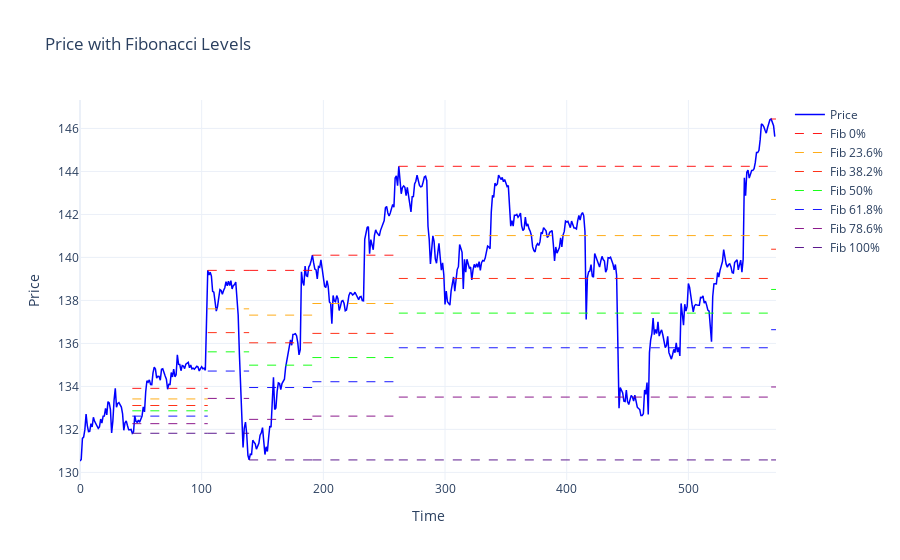

Notebook source saved alongside this figure:
### Code cell
def plot_price_with_fibonacci(data, fib_levels, fib_indices):
    fig = go.Figure()
    
    # Plot price line
    fig.add_trace(
        go.Scatter(
            x=np.arange(len(data)),
            y=data,
            mode='lines',
            name='Price',
            line=dict(color='blue', width=1.5)
        )
    )
    
    # Fibonacci level colors and labels
    fib_colors = ['rgba(255,0,0,0.9)', 'rgba(255,165,0,0.9)', 'rgba(255,29,0,0.9)',
                  'rgba(0,255,0,0.9)', 'rgba(0,0,255,0.9)', 'rgba(128,0,128,0.9)',
                  'rgba(75,0,130,0.9)']
    fib_labels = ['0%', '23.6%', '38.2%', '50%', '61.8%', '78.6%', '100%']
    
    # Add Fibonacci levels
    for i, (levels, start_idx) in enumerate(zip(fib_levels, fib_indices)):
        # Determine end index for this set of levels
        if i < len(fib_indices) - 1:
            end_idx = fib_indices[i + 1]  # End at the start of next fib level
        else:
            end_idx = len(data)  # For the last set, extend to the end of data
            
        for level_idx, level in enumerate(levels):
            fig.add_trace(
                go.Scatter(
                    x=[start_idx, end_idx],
                    y=[level, level],
                    mode='lines',
                    line=dict(
                        color=fib_colors[level_idx],
                        width=1,
                        dash='dash'
                    ),
                    name=f'Fib {fib_labels[level_idx]}',
                    showlegend=True if i == len(fib_indices)-1 else False  # Show legend only for last set
                )
            )
    
    fig.update_layout(
        title='Price with Fibonacci Levels',
        yaxis_title='Price',
        xaxis_title='Time',
        template='plotly_white',
        hovermode='x unified'
    )
    
    return fig

fig = plot_price_with_fibonacci(close_prices, fib_data, fib_indices)
fig.show()

### Figure 1 — Plotly figure (JSON) as saved in the notebook; plotly's stock layout.template omitted (floating-point values rounded to 4 significant figures; data arrays with more than 128 entries replaced by an {"elided": "..."} marker saying what was removed)
{"data": [{"line": {"color": "blue", "width": 1.5}, "mode": "lines", "name": "Price", "type": "scatter", "x": {"elided": "572 int values"}, "y": {"elided": "572 float values"}}, {"line": {"color": "rgba(255,0,0,0.9)", "dash": "dash", "width": 1}, "mode": "lines", "name": "Fib 0%", "showlegend": false, "type": "scatter", "x": [43, 105], "y": [133.9, 133.9]}, {"line": {"color": "rgba(255,165,0,0.9)", "dash": "dash", "width": 1}, "mode": "lines", "name": "Fib 23.6%", "showlegend": false, "type": "scatter", "x": [43, 105], "y": [133.4, 133.4]}, {"line": {"color": "rgba(255,29,0,0.9)", "dash": "dash", "width": 1}, "mode": "lines", "name": "Fib 38.2%", "showlegend": false, "type": "scatter", "x": [43, 105], "y": [133.1, 133.1]}, {"line": {"color": "rgba(0,255,0,0.9)", "dash": "dash", "width": 1}, "mode": "lines", "name": "Fib 50%", "showlegend": false, "type": "scatter", "x": [43, 105], "y": [132.9, 132.9]}, {"line": {"color": "rgba(0,0,255,0.9)", "dash": "dash", "width": 1}, "mode": "lines", "name": "Fib 61.8%", "showlegend": false, "type": "scatter", "x": [43, 105], "y": [132.6, 132.6]}, {"line": {"color": "rgba(128,0,128,0.9)", "dash": "dash", "width": 1}, "mode": "lines", "name": "Fib 78.6%", "showlegend": false, "type": "scatter", "x": [43, 105], "y": [132.3, 132.3]}, {"line": {"color": "rgba(75,0,130,0.9)", "dash": "dash", "width": 1}, "mode": "lines", "name": "Fib 100%", "showlegend": false, "type": "scatter", "x": [43, 105], "y": [131.8, 131.8]}, {"line": {"color": "rgba(255,0,0,0.9)", "dash": "dash", "width": 1}, "mode": "lines", "name": "Fib 0%", "showlegend": false, "type": "scatter", "x": [105, 139], "y": [139.4, 139.4]}, {"line": {"color": "rgba(255,165,0,0.9)", "dash": "dash", "width": 1}, "mode": "lines", "name": "Fib 23.6%", "showlegend": false, "type": "scatter", "x": [105, 139], "y": [137.6, 137.6]}, {"line": {"color": "rgba(255,29,0,0.9)", "dash": "dash", "width": 1}, "mode": "lines", "name": "Fib 38.2%", "showlegend": false, "type": "scatter", "x": [105, 139], "y": [136.5, 136.5]}, {"line": {"color": "rgba(0,255,0,0.9)", "dash": "dash", "width": 1}, "mode": "lines", "name": "Fib 50%", "showlegend": false, "type": "scatter", "x": [105, 139], "y": [135.6, 135.6]}, {"line": {"color": "rgba(0,0,255,0.9)", "dash": "dash", "width": 1}, "mode": "lines", "name": "Fib 61.8%", "showlegend": false, "type": "scatter", "x": [105, 139], "y": [134.7, 134.7]}, {"line": {"color": "rgba(128,0,128,0.9)", "dash": "dash", "width": 1}, "mode": "lines", "name": "Fib 78.6%", "showlegend": false, "type": "scatter", "x": [105, 139], "y": [133.4, 133.4]}, {"line": {"color": "rgba(75,0,130,0.9)", "dash": "dash", "width": 1}, "mode": "lines", "name": "Fib 100%", "showlegend": false, "type": "scatter", "x": [105, 139], "y": [131.8, 131.8]}, {"line": {"color": "rgba(255,0,0,0.9)", "dash": "dash", "width": 1}, "mode": "lines", "name": "Fib 0%", "showlegend": false, "type": "scatter", "x": [139, 191], "y": [139.4, 139.4]}, {"line": {"color": "rgba(255,165,0,0.9)", "dash": "dash", "width": 1}, "mode": "lines", "name": "Fib 23.6%", "showlegend": false, "type": "scatter", "x": [139, 191], "y": [137.3, 137.3]}, {"line": {"color": "rgba(255,29,0,0.9)", "dash": "dash", "width": 1}, "mode": "lines", "name": "Fib 38.2%", "showlegend": false, "type": "scatter", "x": [139, 191], "y": [136.0, 136.0]}, {"line": {"color": "rgba(0,255,0,0.9)", "dash": "dash", "width": 1}, "mode": "lines", "name": "Fib 50%", "showlegend": false, "type": "scatter", "x": [139, 191], "y": [135.0, 135.0]}, {"line": {"color": "rgba(0,0,255,0.9)", "dash": "dash", "width": 1}, "mode": "lines", "name": "Fib 61.8%", "showlegend": false, "type": "scatter", "x": [139, 191], "y": [133.9, 133.9]}, {"line": {"color": "rgba(128,0,128,0.9)", "dash": "dash", "width": 1}, "mode": "lines", "name": "Fib 78.6%", "showlegend": false, "type": "scatter", "x": [139, 191], "y": [132.5, 132.5]}, {"line": {"color": "rgba(75,0,130,0.9)", "dash": "dash", "width": 1}, "mode": "lines", "name": "Fib 100%", "showlegend": false, "type": "scatter", "x": [139, 191], "y": [130.6, 130.6]}, {"line": {"color": "rgba(255,0,0,0.9)", "dash": "dash", "width": 1}, "mode": "lines", "name": "Fib 0%", "showlegend": false, "type": "scatter", "x": [191, 262], "y": [140.1, 140.1]}, {"line": {"color": "rgba(255,165,0,0.9)", "dash": "dash", "width": 1}, "mode": "lines", "name": "Fib 23.6%", "showlegend": false, "type": "scatter", "x": [191, 262], "y": [137.9, 137.9]}, {"line": {"color": "rgba(255,29,0,0.9)", "dash": "dash", "width": 1}, "mode": "lines", "name": "Fib 38.2%", "showlegend": false, "type": "scatter", "x": [191, 262], "y": [136.5, 136.5]}, {"line": {"color": "rgba(0,255,0,0.9)", "dash": "dash", "width": 1}, "mode": "lines", "name": "Fib 50%", "showlegend": false, "type": "scatter", "x": [191, 262], "y": [135.3, 135.3]}, {"line": {"color": "rgba(0,0,255,0.9)", "dash": "dash", "width": 1}, "mode": "lines", "name": "Fib 61.8%", "showlegend": false, "type": "scatter", "x": [191, 262], "y": [134.2, 134.2]}, {"line": {"color": "rgba(128,0,128,0.9)", "dash": "dash", "width": 1}, "mode": "lines", "name": "Fib 78.6%", "showlegend": false, "type": "scatter", "x": [191, 262], "y": [132.6, 132.6]}, {"line": {"color": "rgba(75,0,130,0.9)", "dash": "dash", "width": 1}, "mode": "lines", "name": "Fib 100%", "showlegend": false, "type": "scatter", "x": [191, 262], "y": [130.6, 130.6]}, {"line": {"color": "rgba(255,0,0,0.9)", "dash": "dash", "width": 1}, "mode": "lines", "name": "Fib 0%", "showlegend": false, "type": "scatter", "x": [262, 568], "y": [144.2, 144.2]}, {"line": {"color": "rgba(255,165,0,0.9)", "dash": "dash", "width": 1}, "mode": "lines", "name": "Fib 23.6%", "showlegend": false, "type": "scatter", "x": [262, 568], "y": [141.0, 141.0]}, {"line": {"color": "rgba(255,29,0,0.9)", "dash": "dash", "width": 1}, "mode": "lines", "name": "Fib 38.2%", "showlegend": false, "type": "scatter", "x": [262, 568], "y": [139.0, 139.0]}, {"line": {"color": "rgba(0,255,0,0.9)", "dash": "dash", "width": 1}, "mode": "lines", "name": "Fib 50%", "showlegend": false, "type": "scatter", "x": [262, 568], "y": [137.4, 137.4]}, {"line": {"color": "rgba(0,0,255,0.9)", "dash": "dash", "width": 1}, "mode": "lines", "name": "Fib 61.8%", "showlegend": false, "type": "scatter", "x": [262, 568], "y": [135.8, 135.8]}, {"line": {"color": "rgba(128,0,128,0.9)", "dash": "dash", "width": 1}, "mode": "lines", "name": "Fib 78.6%", "showlegend": false, "type": "scatter", "x": [262, 568], "y": [133.5, 133.5]}, {"line": {"color": "rgba(75,0,130,0.9)", "dash": "dash", "width": 1}, "mode": "lines", "name": "Fib 100%", "showlegend": false, "type": "scatter", "x": [262, 568], "y": [130.6, 130.6]}, {"line": {"color": "rgba(255,0,0,0.9)", "dash": "dash", "width": 1}, "mode": "lines", "name": "Fib 0%", "showlegend": true, "type": "scatter", "x": [568, 572], "y": [146.4, 146.4]}, {"line": {"color": "rgba(255,165,0,0.9)", "dash": "dash", "width": 1}, "mode": "lines", "name": "Fib 23.6%", "showlegend": true, "type": "scatter", "x": [568, 572], "y": [142.7, 142.7]}, {"line": {"color": "rgba(255,29,0,0.9)", "dash": "dash", "width": 1}, "mode": "lines", "name": "Fib 38.2%", "showlegend": true, "type": "scatter", "x": [568, 572], "y": [140.4, 140.4]}, {"line": {"color": "rgba(0,255,0,0.9)", "dash": "dash", "width": 1}, "mode": "lines", "name": "Fib 50%", "showlegend": true, "type": "scatter", "x": [568, 572], "y": [138.5, 138.5]}, {"line": {"color": "rgba(0,0,255,0.9)", "dash": "dash", "width": 1}, "mode": "lines", "name": "Fib 61.8%", "showlegend": true, "type": "scatter", "x": [568, 572], "y": [136.6, 136.6]}, {"line": {"color": "rgba(128,0,128,0.9)", "dash": "dash", "width": 1}, "mode": "lines", "name": "Fib 78.6%", "showlegend": true, "type": "scatter", "x": [568, 572], "y": [134.0, 134.0]}, {"line": {"color": "rgba(75,0,130,0.9)", "dash": "dash", "width": 1}, "mode": "lines", "name": "Fib 100%", "showlegend": true, "type": "scatter", "x": [568, 572], "y": [130.6, 130.6]}], "layout": {"autosize": true, "hovermode": "x unified", "title": {"text": "Price with Fibonacci Levels"}, "xaxis": {"autorange": true, "range": [0, 572], "title": {"text": "Time"}, "type": "linear"}, "yaxis": {"autorange": true, "range": [129.6, 147.3], "title": {"text": "Price"}, "type": "linear"}}}
